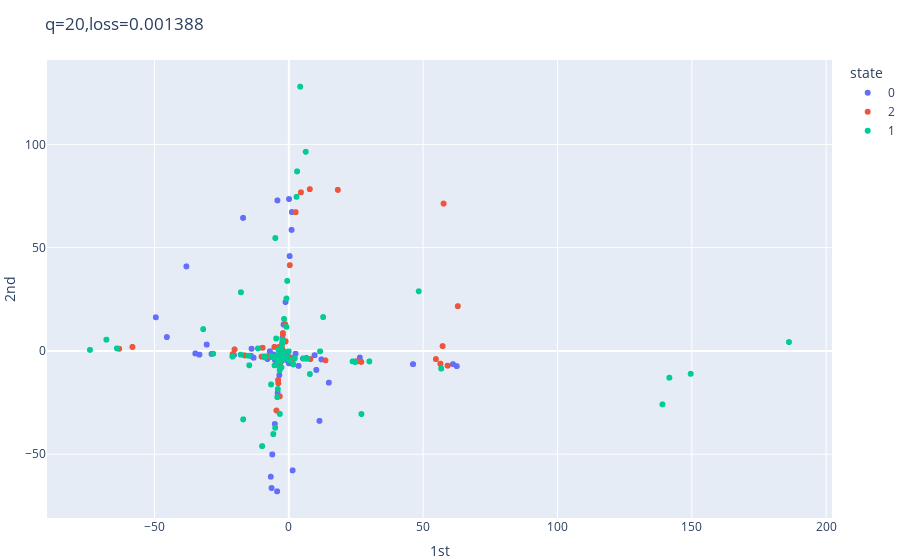

The notebook cell saved with this chart:
### Code cell
Adam = tf.keras.optimizers.Adam(learning_rate=0.001,beta_1=0.9,beta_2=0.999,epsilon=1e-07)
SGD = tf.keras.optimizers.SGD(learning_rate=0.001,momentum=0.0,nesterov=False)
model.compile(loss='mse',optimizer=Adam)
history = model.fit(X,X,epochs=100000,verbose=0,callbacks=[CustomCallback()])

### Figure 1 — Plotly figure (JSON) as saved in the notebook; plotly's stock layout.template omitted (floating-point values rounded to 4 significant figures; data arrays with more than 128 entries replaced by an {"elided": "..."} marker saying what was removed)
{"data": [{"hovertemplate": "state=0<br>1st=%{x}<br>2nd=%{y}<br>shift=%{text}<extra></extra>", "legendgroup": "0", "marker": {"color": "#636efa", "symbol": "circle"}, "mode": "markers+text", "name": "0", "showlegend": true, "text": {"elided": "7020 int values"}, "type": "scattergl", "x": {"elided": "7020 float values"}, "xaxis": "x", "y": {"elided": "7020 float values"}, "yaxis": "y"}, {"hovertemplate": "state=2<br>1st=%{x}<br>2nd=%{y}<br>shift=%{text}<extra></extra>", "legendgroup": "2", "marker": {"color": "#EF553B", "symbol": "circle"}, "mode": "markers+text", "name": "2", "showlegend": true, "text": {"elided": "6740 int values"}, "type": "scattergl", "x": {"elided": "6740 float values"}, "xaxis": "x", "y": {"elided": "6740 float values"}, "yaxis": "y"}, {"hovertemplate": "state=1<br>1st=%{x}<br>2nd=%{y}<br>shift=%{text}<extra></extra>", "legendgroup": "1", "marker": {"color": "#00cc96", "symbol": "circle"}, "mode": "markers+text", "name": "1", "showlegend": true, "text": {"elided": "6240 int values"}, "type": "scattergl", "x": {"elided": "6240 float values"}, "xaxis": "x", "y": {"elided": "6240 float values"}, "yaxis": "y"}], "layout": {"autosize": true, "legend": {"title": {"text": "state"}, "tracegroupgap": 0}, "margin": {"b": 0, "l": 0, "r": 0, "t": 60}, "title": {"text": "q=20,loss=0.001388"}, "xaxis": {"anchor": "y", "autorange": true, "domain": [0, 1], "range": [-90.69, 202.9], "title": {"text": "1st"}, "type": "linear"}, "yaxis": {"anchor": "x", "autorange": true, "domain": [0, 1], "range": [-81.18, 141.1], "title": {"text": "2nd"}, "type": "linear"}}}
